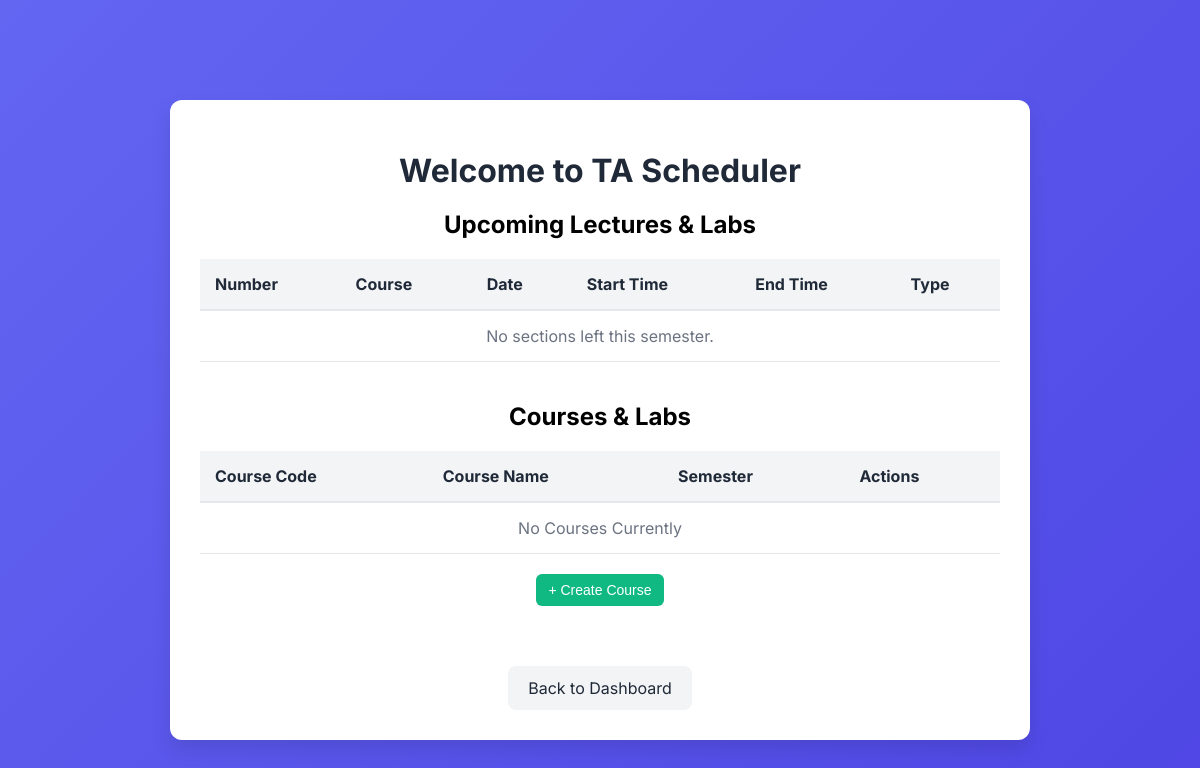
The page /Courses on the database as committed earlier.
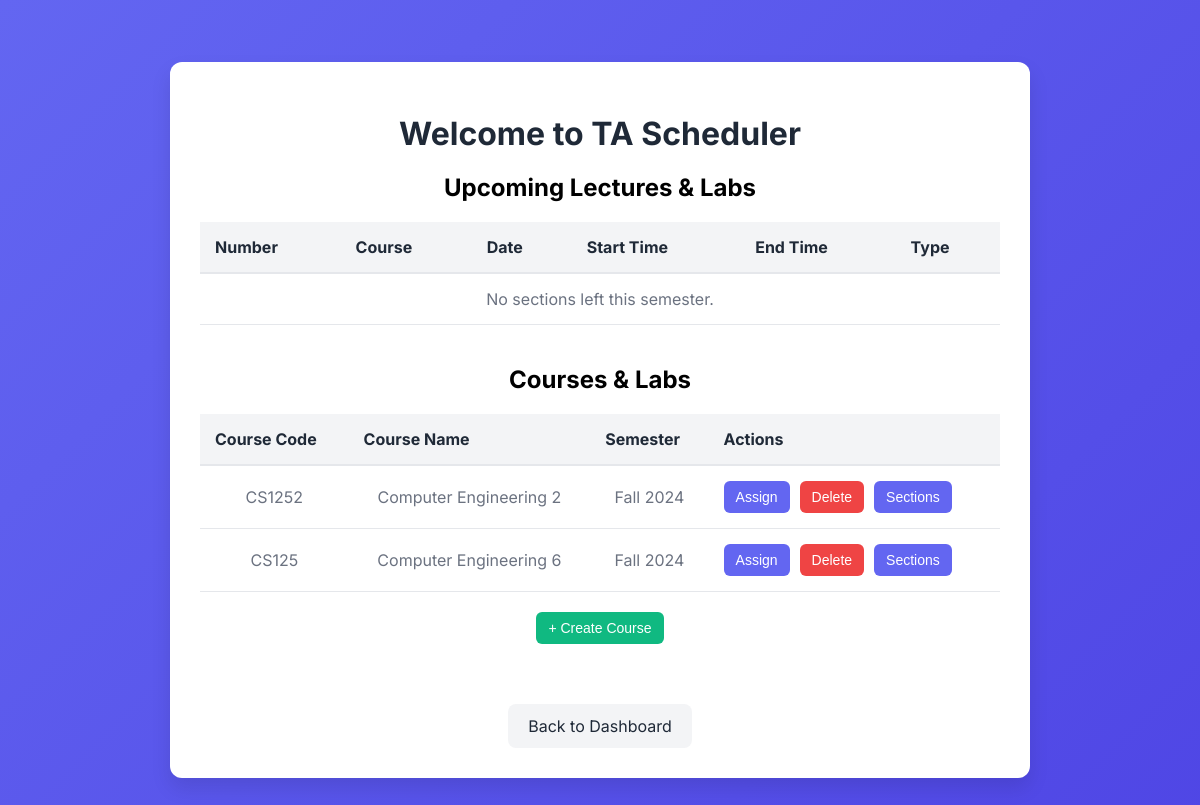
The same page on the database as committed later.
### TA_Scheduler/models.py (models this page shows, shortened)
class Course(models.Model):
    course_id = models.IntegerField(primary_key=True)
    course_name = models.CharField(max_length=50, unique=True)  # name of the course
    course_code = models.CharField(max_length=15, unique=True, null=True)  # course code
    course_sem = models.CharField(max_length=20, null=True)  # course sem

### TA_Scheduler/views.py (the view, shortened to what this page needs)
# urls.py: path('Courses', coursesPageView.as_view(), name='courses'),
class coursesPageView(TemplateView):
    template_name = 'courses.html'
    def get_context_data(self, **kwargs):
        context = super().get_context_data(**kwargs)
        today = now().date()
        courses = Course.objects.all()
        sections = Section.objects.all()
        all_upcoming_sections = []
        sorted_upcoming_sections = sorted(all_upcoming_sections, key=lambda x: x["date"])[:5]
        context['upcoming_sections'] = sorted_upcoming_sections
        context['courses'] = Course.objects.all()  # Optional: Fetch all courses if needed elsewhere
        return context

### TA_Scheduler/templates/courses.html (shortened to what this page needs)
<!DOCTYPE html>
<html lang="en">
<head>
</head>
<body>
    <div class="container">
        <h1>Welcome to TA Scheduler</h1>
        <div class="section">
            <h2>Upcoming Lectures & Labs</h2>
            <table class="schedule-list">
                <thead>
                    <tr>
                        <th>Number</th>
                        <th>Course</th>
                        <th>Date</th>
                        <th>Start Time</th>
                        <th>End Time</th>
                        <th>Type</th>
                    </tr>
                </thead>
                <tbody id="schedule-body">
                    {% for section in upcoming_sections %}
                        <tr>
                            <td>{{ section.number }}</td>
                            <td>{{ section.course_name }}</td>
                            <td>{{ section.date }}</td>
                            <td>{{ section.start_time}}</td>
                            <td>{{ section.end_time}}</td>
                            <td>{{ section.type }}</td>
                        </tr>
                    {% empty %}
                        <td colspan="6">No sections left this semester.</td>
                    {% endfor %}
                </tbody>
            </table>
        </div>
        <div class="section">
            <h2>Courses & Labs</h2>
            <table class="courses-table">
                <thead>
                    <tr>
                        <th>Course Code</th>
                        <th>Course Name</th>
                        <th>Semester</th>
                        <th>Actions</th>
                    </tr>
                </thead>
                <tbody id="courses-body">
                    {% for course in courses %}
                        <tr>
                            <td>{{ course.course_code }}</td>
                            <td>{{ course.course_name }}</td>
                            {% if course.course_sem == "fall-2024" %}
                            <td>Fall 2024</td>
                            {% elif course.course_sem == "spring-2025" %}
                            <td>Spring 2025</td>
                            {% elif course.course_sem == "summer-2025" %}
                            <td>Summer 2025</td>
                            {% else %}
                            <td>Unknown </td>
                            {% endif %}
                            <td>
                                <div class="action-btns">
                                    <button class="assign-btn" onclick="window.location.href='Assign'">Assign</button>
                                    <form method="post" style="display:inline;">
                                    <button type="submit" class="delete-btn">Delete</button>
                                    </form>
                                    <button class="sections-btn" onclick="window.location.href='/create-section/?course_id={{ course.course_id }}'">Sections</button>
                                </div>
                            </td>
                        </tr>
                        {% empty %}
                            <tr>
                                <td colspan="4">No Courses Currently</td>
                            </tr>
                    {% endfor %}
                </tbody>
            </table>
            <button class="create-course-btn" onclick="window.location.href='CreateCourse'">+ Create Course</button>
        </div>
        <a href="homePage" class="back-btn">Back to Dashboard</a>
    </div>
</body>
</html>

Rows that differ between the two databases and show on the page:
added Course: course_code "CS1252", course_name "Computer Engineering 2", course_sem "Fall 2024"
added Course: course_code "CS125", course_name "Computer Engineering 6", course_sem "Fall 2024"
Other text that changed with them:
text no longer shown: "No Courses Currently"
